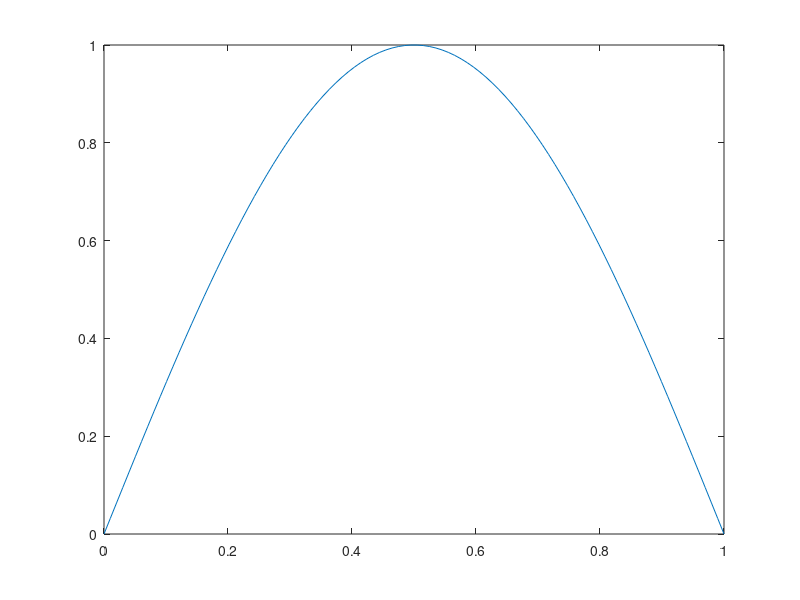
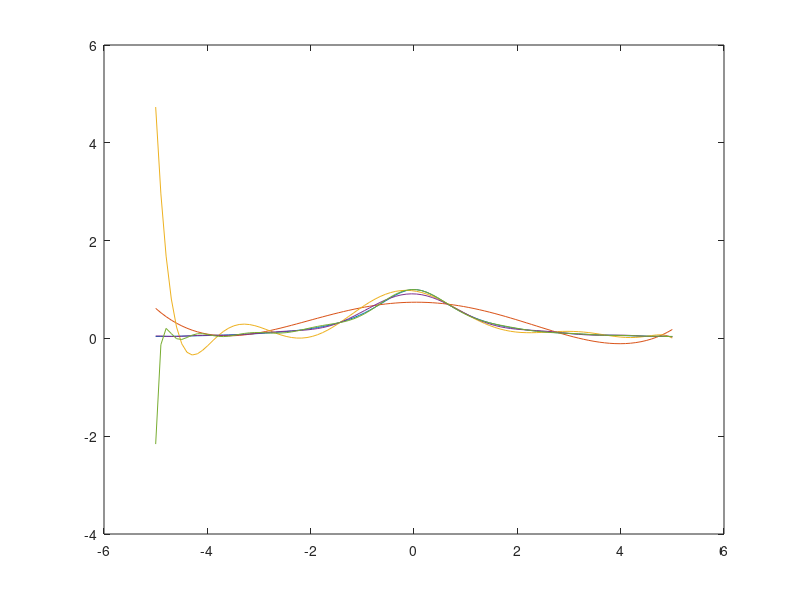

These charts were generated, in order, by the following MATLAB code:
n=2:20;
figure
xx = linspace(0,1);
plot(xx,sin(pi*xx));
hold on
for i = 1:length(n)

    x=linspace(0,1,n(i));
    y=sin(pi*x);
    p=polyfit(x,y,n(i)-1);
    %plot(xx, polyval(p,xx))
end
hold off
%%
n=[5,10,15,20];
figure
xx = linspace(-5,5);
plot(xx,1./(1+xx.^2))
hold on
for i = 1:length(n)
    for k=1:n(i)
        x(k)=5*cos(((2*k-1)*pi)/(2*(n(i)+1)));
    end
    %x=linspace(-5,5,n(i));
    y=1./(1+x.^2);
    p=polyfit(x,y,n(i)-1);
    plot(xx, polyval(p,xx))
end
hold off